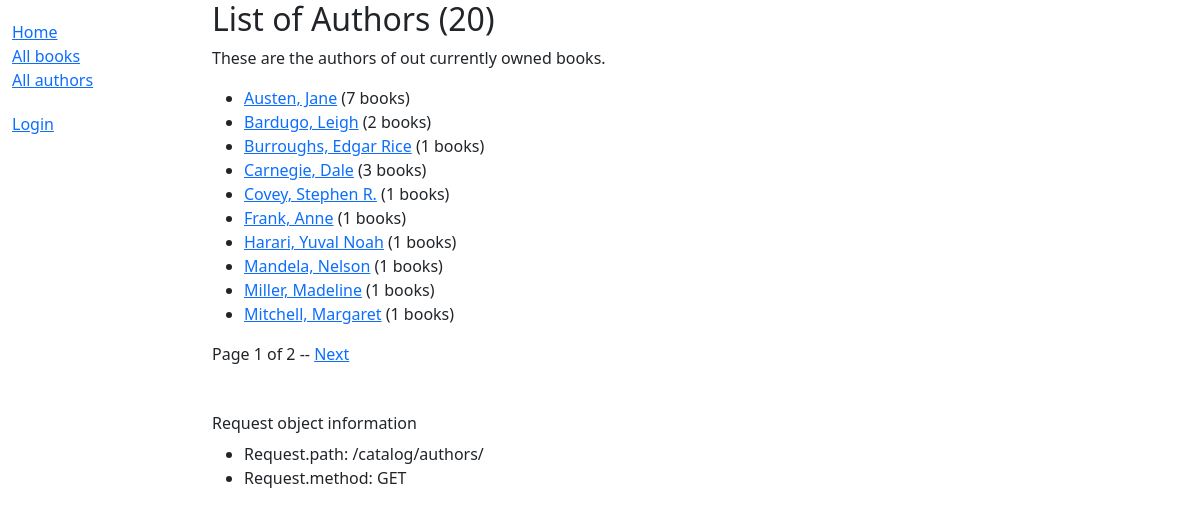
Screenshot of /catalog/authors/ with the database file from the repository.
### catalog/models.py (models this page shows)
class Author(models.Model):
    first_name = models.CharField(max_length=100)
    last_name = models.CharField(max_length=100)
    date_of_birth = models.DateField(null=True, blank=True)
    date_of_death = models.DateField('died', null=True, blank=True)
    class Meta:
        ordering = ['last_name', 'first_name']
    def get_absolute_url(self):
        return reverse('catalog:author-detail', args=[str(self.id)])
    def __str__(self) -> str:
        return f'{self.last_name}, {self.first_name}'

### catalog/views.py (the view)
# urls.py: path('authors/', views.AuthorListView.as_view(), name='authors'),
class AuthorListView(generic.ListView):
    model = Author
    paginate_by = 10
    def get_context_data(self, **kwargs: Any) -> dict[str, Any]:
        context = super().get_context_data(**kwargs)
        context['author_count'] = Author.objects.count()
        return context

### catalog/templates/catalog/author_list.html (shortened to what this page needs)
{% extends 'base_generic.html' %}
{% block content %}
    <h2>List of Authors ({{ author_count }})</h2>
    <p>These are the authors of out currently owned books.</p>
    <ul>
        {% for author in object_list %}
            <li>
                <a href="{{ author.get_absolute_url }}">{{ author }}</a>
                ({{ author.book_set.count }} books)
            </li>
        {% empty %}
            <p>There are no authors added yet.</p>
        {% endfor %}
    </ul>
{% endblock %}

### rows the page displays
Author: last_name+first_name "Austen, Jane", book_set.count "7"
Author: last_name+first_name "Bardugo, Leigh", book_set.count "2"
Author: last_name+first_name "Burroughs, Edgar Rice", book_set.count "1"
Author: last_name+first_name "Carnegie, Dale", book_set.count "3"
Author: last_name+first_name "Covey, Stephen R.", book_set.count "1"
Author: last_name+first_name "Frank, Anne", book_set.count "1"
Author: last_name+first_name "Harari, Yuval Noah", book_set.count "1"
Author: last_name+first_name "Mandela, Nelson", book_set.count "1"
Author: last_name+first_name "Miller, Madeline", book_set.count "1"
Author: last_name+first_name "Mitchell, Margaret", book_set.count "1"

### other values shown
{{ page_obj.number }} "1"
{{ page_obj.paginator.num_pages }} "2"
{{ request.path }} "/catalog/authors/"
{{ request.method }} "GET"
